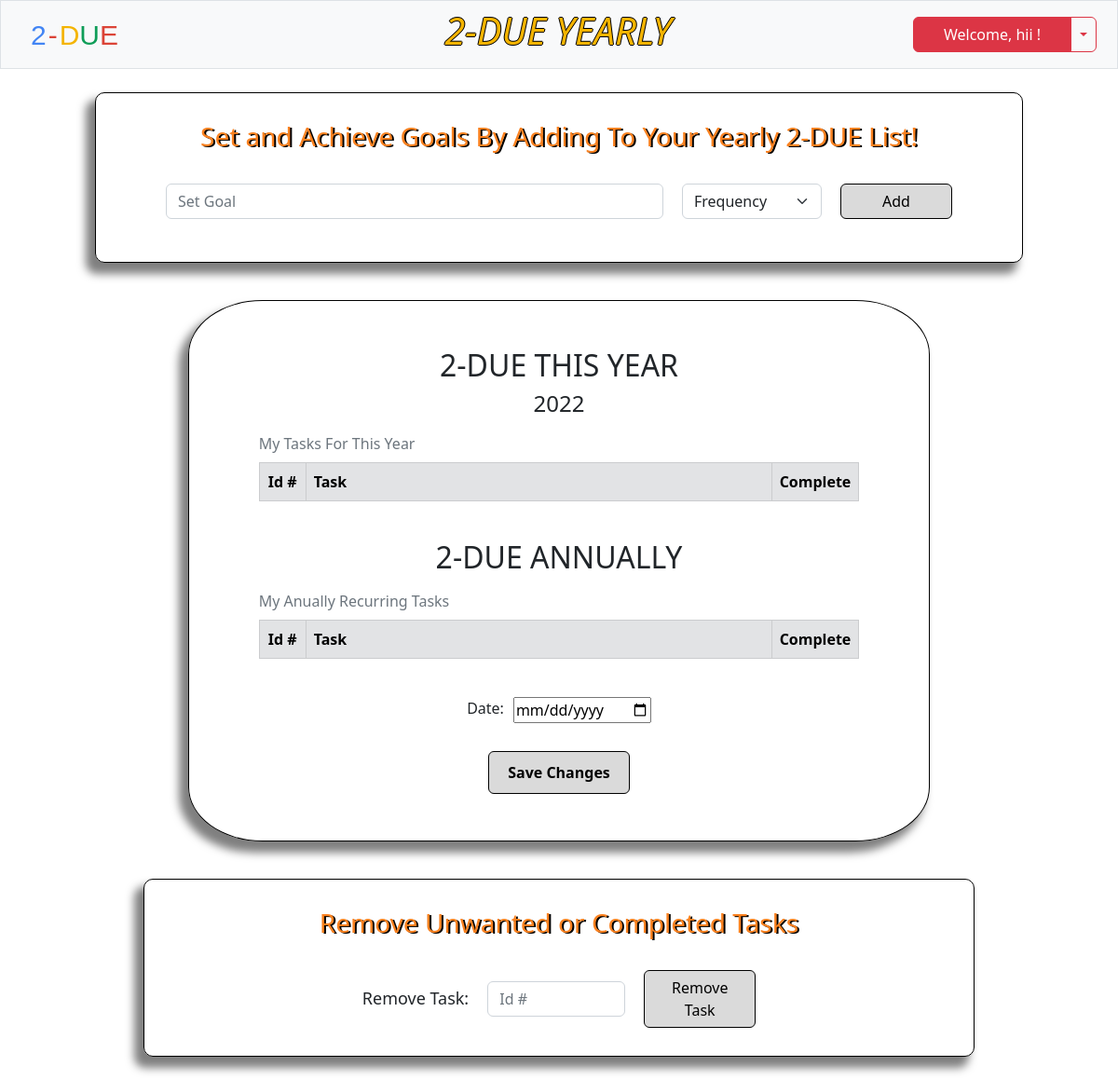
The page /yearly (signed in) on the database as committed earlier.
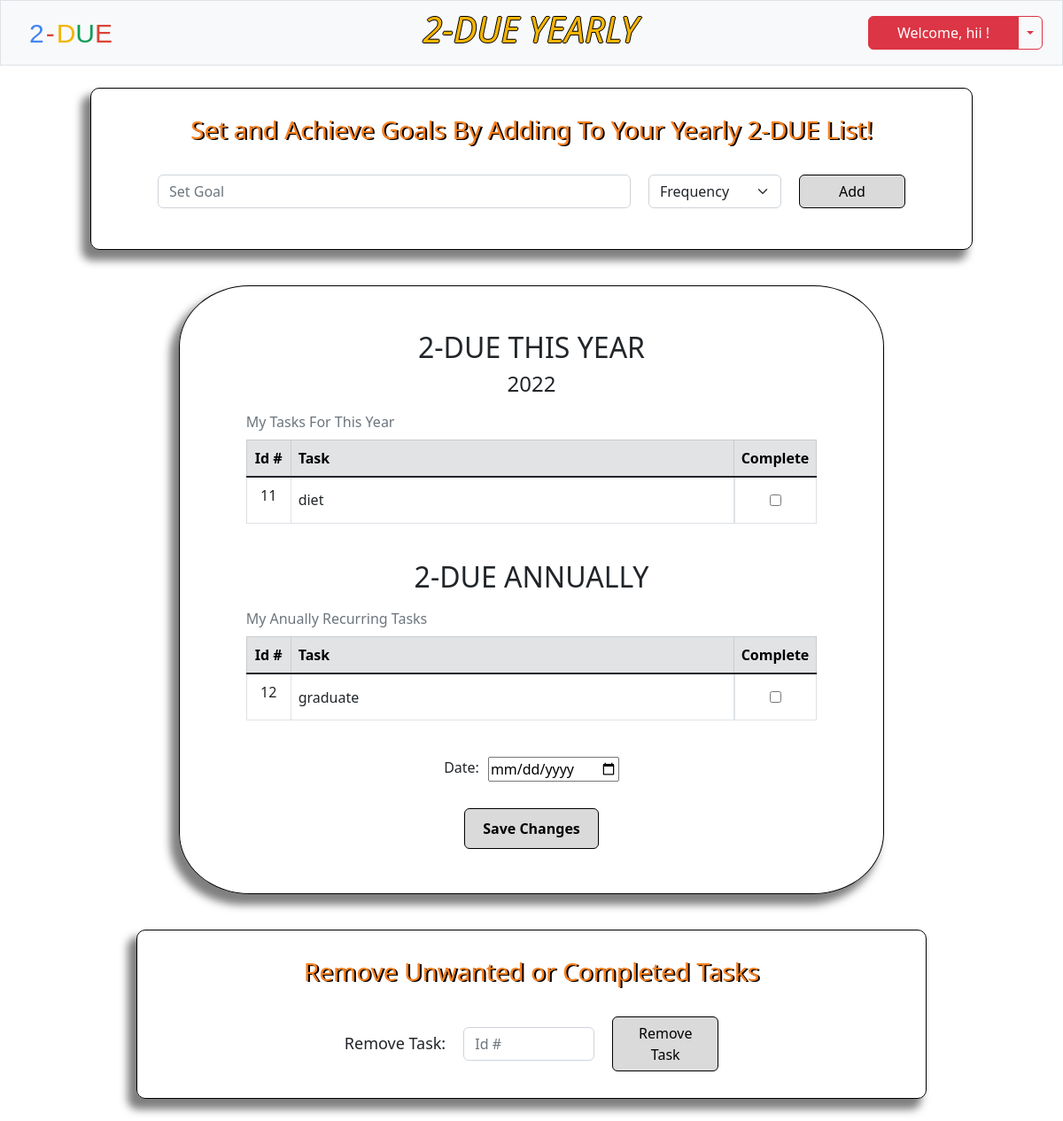
The same page on the database as committed later.
### tables this page shows
CREATE TABLE todo (id INTEGER NOT NULL, task_id INTEGER PRIMARY KEY AUTOINCREMENT NOT NULL, task TEXT NOT NULL, frequency TEXT NOT NULL, completeness TEXT NOT NULL, day INTEGER, month INTEGER, year INTEGER);

### app.py (the view, shortened to what this page needs)
@app.route('/yearly', methods=['GET', 'POST'])
def yearly():
    id = session['user_id']
    today = datetime.now()
    this_year = today.year
    if request.method == "GET":
        username = db.execute("SELECT username FROM users WHERE id = ?", id)[0]['username']
        year = db.execute("SELECT * FROM todo WHERE id = (?) AND year = (?) AND frequency = (?)", session['user_id'], this_year, 'year')
        annual = db.execute("SELECT * FROM todo WHERE id = (?) AND frequency = (?)", session['user_id'], 'annual')
        return render_template('yearly.html', username=username, year=year, annual=annual, this_year=this_year)

### app.py (called while the page is built)
@app.after_request
def after_request(response):
    response.headers['Cache-Control'] = 'no-cache, no store, must-revalidate'
    response.headers['Expires'] = 0
    response.headers['Pragma'] = 'no-cache'
    return response

### templates/yearly.html (shortened to what the changed rows need)
{% extends 'layout.html' %}
{% block nav %}
    <h2 class="weather-header"><em>2-DUE YEARLY</em></h2>
{% endblock %}
{% block main %}
    <form action="/yearly" class="save-today" method="post">
        <div class="daily-table">
            <h2 style="text-align: center; margin-top: 25px;">2-DUE THIS YEAR</h2>
                <table class="table table-hover table-bordered">
                    <caption>My Tasks For This Year</caption>
                    <thead>
                        <tr class="table-secondary">
                            <th class="text-center task-id">Id #</th>
                            <th class="text-start task-head">Task</th>
                            <th class="text-start">Complete</th>
                        </tr>
                    </thead>
                    <tbody class="table-group-divider">
                    {% if year %}
                    {% for row in year %}
                    <tr>
                        <td class="text-center">{{ row.task_id }}</td>
                        <td class="text-start task">{{ row.task }}</td>
                        {% if row.completeness == 'incomplete' %}
                        <td class="center-td"><input type='checkbox' id='incomplete' value="{{ row.task_id }}" name="checkbox"></td>
                        {% else %}
                        <td class="center-td" id="complete"><input type="checkbox" value="{{ row.task_id }}" name="checkbox" checked></td>
                        {% endif %}
                    </tr>
                    {% endfor %}
                    {% endif %}
                    </tbody>
                </table>
        </div>
        <div class="daily-table">
            <h2 style="text-align: center;">2-DUE ANNUALLY</h2>
            <table class="table table-hover table-bordered">
                <caption>My Anually Recurring Tasks</caption>
                <thead>
                    <tr class="table-secondary">
                        <th class="text-center task-id">Id #</th>
                        <th class="text-start task-head">Task</th>
                        <th class="text-start">Complete</th>
                    </tr>
                </thead>
                <tbody class="table-group-divider">
                {% if annual %}
                {% for row in annual %}
                <tr>
                    <td class="text-center">{{ row.task_id }}</td>
                    <td class="text-start task">{{ row.task }}</td>
                    {% if row.completeness == 'incomplete' %}
                    <td class="center-td"><input type='checkbox' id='incomplete' value="{{ row.task_id }}" name="checkbox"></td>
                    {% else %}
                    <td class="center-td" id="complete"><input type="checkbox" id="complete" value="{{ row.task_id }}" name="checkbox" checked></td>
                    {% endif %}
                </tr>
                {% endfor %}
                {% endif %}
                </tbody>
            </table>
        </div>
    </form>
{% endblock %}

Rows that differ between the two databases and show on the page:
added todo: task_id "11", task "diet", shown under "My Tasks For This Year"
added todo: task_id "12", task "graduate", shown under "My Anually Recurring Tasks"
